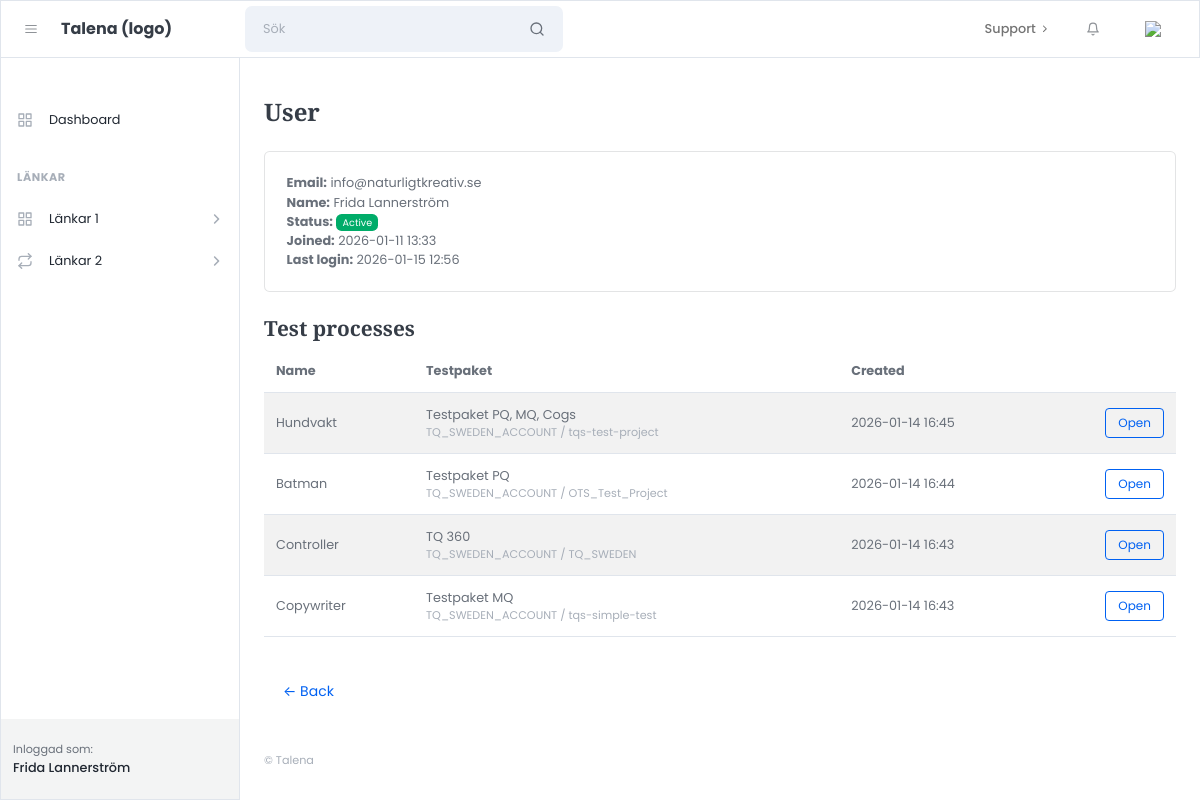
Before: /accounts/users/3/ (signed in) with the older database file.
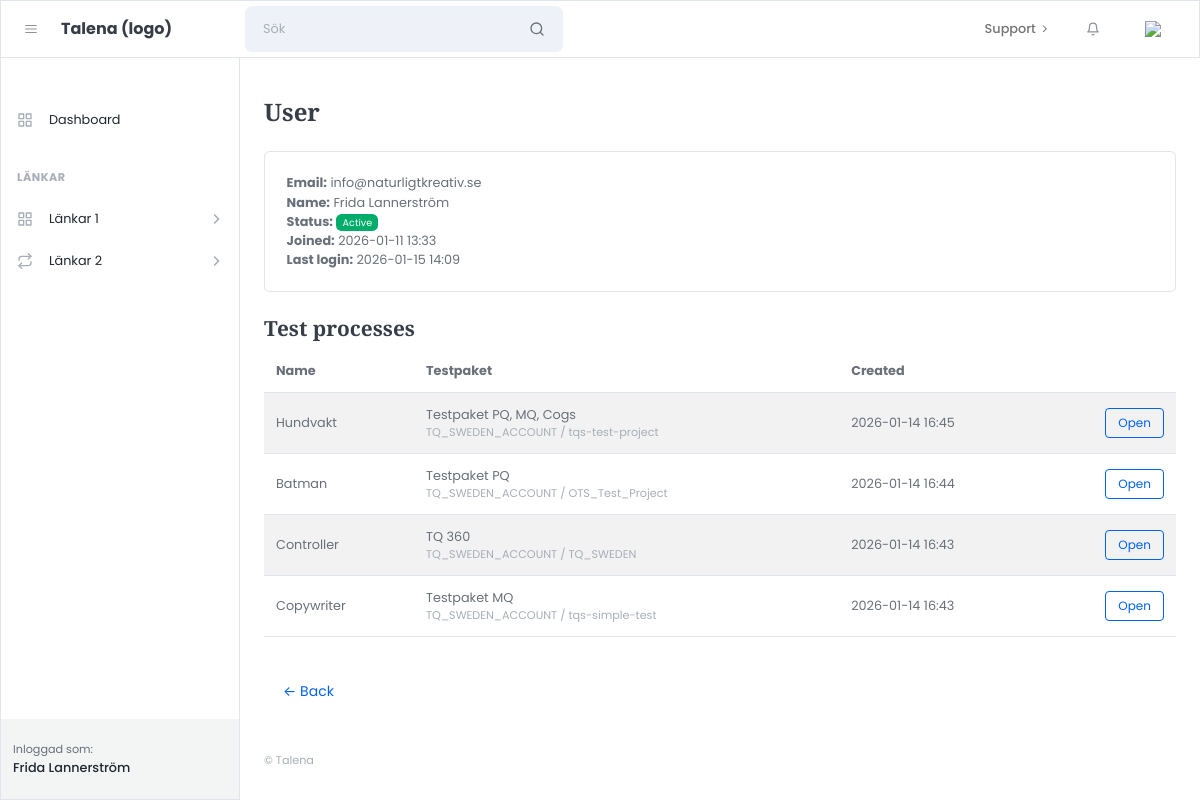
After: the same page with the newer database file.
### apps/accounts/models.py (models this page shows)
class User(AbstractUser):
    class Role(models.TextChoices):
        ADMIN = "admin", "Admin"
        CUSTOMER = "customer", "Customer"
    role = models.CharField(
        max_length=20,
        choices=Role.choices,
        default=Role.CUSTOMER,
    )

### apps/accounts/views.py (the view)
# urls.py: path("accounts/users/<int:pk>/", admin_user_detail, name="admin_user_detail"),
@login_required
def admin_user_detail(request, pk):
    if not is_admin(request.user):
        return HttpResponseForbidden("No access.")
    user_obj = get_object_or_404(User, pk=pk)
    processes = (
        TestProcess.objects
        .filter(created_by=user_obj)
        .order_by("-created_at")  # justera om du har annat fält
    )
    active_processes = processes.filter(is_completed=False) if hasattr(TestProcess, "is_completed") else processes
    pending_invite = not user_obj.is_active
    return render(request, "admin/accounts/user_detail.html", {
        "u": user_obj,
        "processes": processes,
        "active_processes": active_processes,
        "pending_invite": pending_invite,
    })

### apps/core/utils/auth.py (called while the page is built)
def is_admin(user) -> bool:
    return (
        getattr(user, "role", None) == "admin"
        or user.is_staff
        or user.is_superuser
    )

### templates/admin/accounts/user_detail.html (shortened to what this page needs)
{% extends "admin/core/layouts/admin_base.html" %}
{% block content %}
<h1 class="mb-4">User</h1>
<div class="card mb-4">
  <div class="card-body">
    <div><strong>Email:</strong> {{ u.email }}</div>
    <div><strong>Name:</strong> {{ u.get_full_name }}</div>
    <div><strong>Status:</strong>
      {% if u.is_active %}
        <span class="badge bg-success">Active</span>
      {% else %}
        <span class="badge bg-warning text-dark">Pending</span>
      {% endif %}
    </div>
    <div><strong>Joined:</strong> {{ u.date_joined|date:"Y-m-d H:i" }}</div>
    <div><strong>Last login:</strong>
      {% if u.last_login %}
        {{ u.last_login|date:"Y-m-d H:i" }}
      {% else %}
        Never
      {% endif %}
    </div>
  </div>
</div>
<h3 class="mt-4">Test processes</h3>
<div class="table-responsive">
  <table class="table table-striped align-middle">
    <thead>
      <tr>
        <th>Name</th>
        <th>Testpaket</th>
        <th>Created</th>
        <th></th>
      </tr>
    </thead>
    <tbody>
      {% for p in processes %}
        <tr>
          <td>{{ p.name|default:"(No name)" }}</td>
          <td>
                  {{ p.project_name_snapshot }}
                  <div class="small text-muted">{{ p.account_code }} / {{ p.project_code }}</div>
          </td>
          <td>
            {% if p.created_at %}
              {{ p.created_at|date:"Y-m-d H:i" }}
            {% else %}
              <span class="text-muted">n/a</span>
            {% endif %}
          </td>
          <td class="text-end">
            <a class="btn btn-sm btn-outline-primary" href="">
              Open
            </a>
          </td>
        </tr>
      {% empty %}
        <tr><td colspan="4">No processes for this user yet.</td></tr>
      {% endfor %}
    </tbody>
  </table>
</div>
<a class="btn btn-link mt-3" href="{% url 'admin_dashboard' %}">← Back</a>
{% endblock %}

Changed rows visible on the page:
changed User "info@naturligtkreativ.se": last_login "2026-01-15 12:56" → "2026-01-15 14:09"
